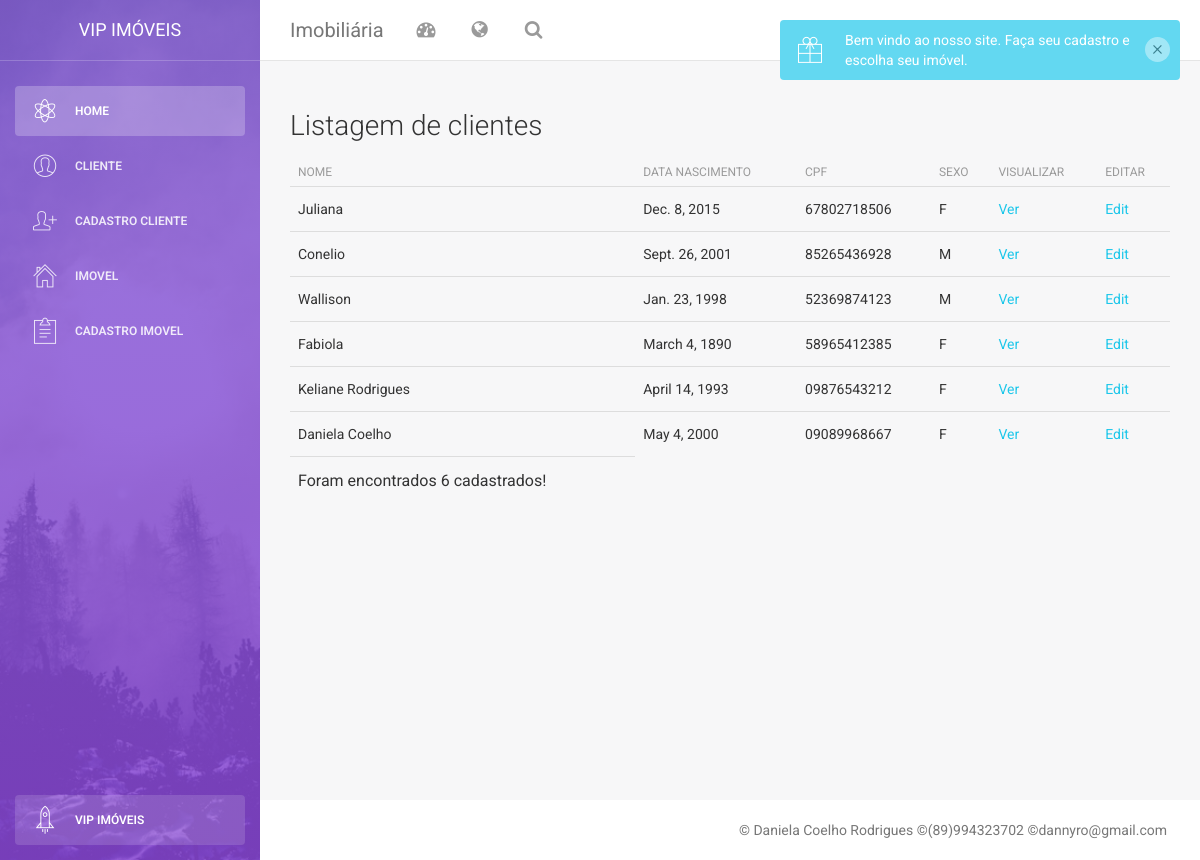
The app's page /imoveis/cliente/, older data.
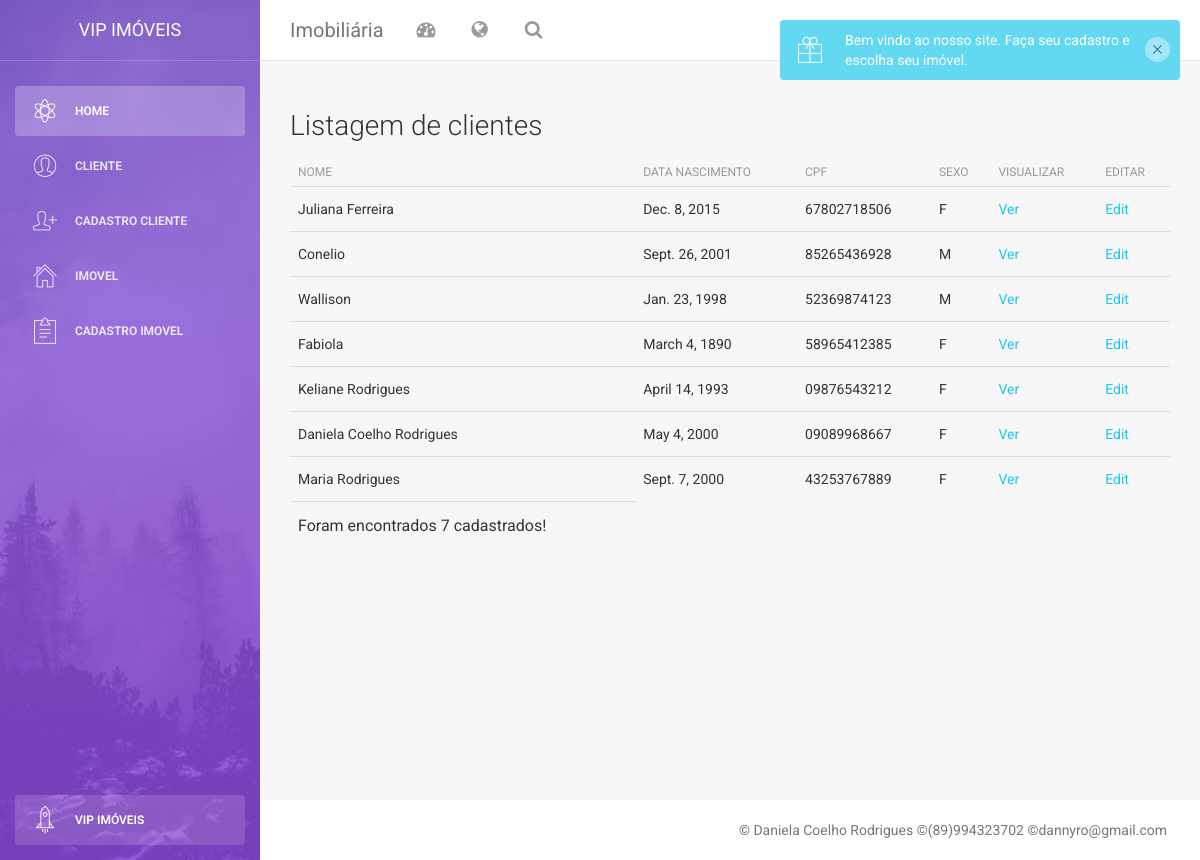
The same page, newer data.
### imoveis/models.py (models this page shows)
class Cliente(models.Model):
    cpf = models.CharField(max_length=11)
    nome = models.CharField(max_length=50)
    dt_nasc = models.DateField()
    sexo = models.CharField(max_length=1)

### imoveis/views.py (the view)
# urls.py: path('cliente/', views.cliente_list),
def cliente_list(request):
    clientes = Cliente.objects.all()
    return render(request, 'cliente/list.html', {'clientes':clientes})

### imoveis/templates/cliente/list.html
{% extends "base.html" %} {% block daniela %}
<div class="row">
    <div class="col-md-12">
        <h3>Listagem de clientes</h3>
        <table class="table">
            <thead>
                <tr>
                    <th>Nome</th>
                    <th>Data Nascimento</th>
                    <th>CPF</th>
                    <th>Sexo</th>
                    <th>Visualizar</th>
                    <th>Editar</th>
                </tr>
            </thead>
            <tbody>
                {% for cliente in clientes %}
                <tr>
                    <td>{{cliente.nome}}</td>
                    <td>{{cliente.dt_nasc}}</td>
                    <td>{{cliente.cpf}}</td>
                    <td>{{cliente.sexo}}</td>
                    <td>
                        <a href="/imoveis/cliente/{{cliente.id}}/">Ver</a>
                    </td>
                    <td>
                        <a href="/imoveis/cliente/{{cliente.id}}/edit/">Edit</a>
                    </td>
                </tr>
                {% endfor %}
            </tbody>
            <tfoot>
                <tr>
                    <td>
                        <p>Foram encontrados {{clientes | length}} cadastrados!</p>
                    </td>
                </tr>
            </tfoot>
        </table>
    </div>
</div>
{% endblock %}

### imoveis/templates/base.html (shortened to what this page needs)
{% load static %}
<!DOCTYPE html>
<html lang="en">
<head>
    <link href="{% static 'assets/css/bootstrap.min.css' %}" rel="stylesheet" />
    <link href="{% static 'assets/css/animate.min.css' %}" rel="stylesheet" />
    <link href="{% static 'assets/css/light-bootstrap-dashboard.css' %}" rel="stylesheet" />
    <link href="{% static 'assets/css/demo.css' %}" rel="stylesheet" />
    <link href="http://maxcdn.bootstrapcdn.com/font-awesome/4.2.0/css/font-awesome.min.css" rel="stylesheet">
    <link href="{% static 'assets/css/pe-icon-7-stroke.css' %}" rel="stylesheet" />
</head>
<body>
    <div class="wrapper">
        <div class="sidebar" data-color="purple" data-image="{% static 'assets/img/sidebar-5.jpg' %}">
            <div class="sidebar-wrapper">
                <div class="logo">
                    <a href="/imoveis/" class="simple-text">
                        VIP Imóveis
                    </a>
                </div>
                <ul class="nav">
                    <li class="active">
                        <a href="/imoveis/">
                            <i class="pe-7s-science"></i>
                            <p>Home</p>
                        </a>
                    </li>
                    <li class="">
                        <a href="/imoveis/cliente/">
                            <i class="pe-7s-user"></i>
                            <p>Cliente</p>
                        </a>
                    </li>
                    <li class="">
                        <a href="/imoveis/cliente/form/">
                            <i class="pe-7s-add-user"></i>
                            <p>Cadastro Cliente</p>
                        </a>
                    </li>
                    <li class="">
                        <a href="/imoveis/imovel/">
                            <i class="pe-7s-home"></i>
                            <p>Imovel</p>
                        </a>
                    </li>
                    <li class="">
                        <a href="/imoveis/imovel/form/">
                            <i class="pe-7s-note2"></i>
                            <p>Cadastro Imovel</p>
                        </a>
                    </li>
                    <li class="active-pro">
                        <a href="upgrade.html">
                            <i class="pe-7s-rocket"></i>
                            <p>VIP Imóveis</p>
                        </a>
                    </li>
                </ul>
            </div>
        </div>
        <div class="main-panel">
            <nav class="navbar navbar-default navbar-fixed">
                <div class="container-fluid">
                    <div class="navbar-header">
                        <a class="navbar-brand" href="/imoveis/">Imobiliária</a>
                    </div>
                    <div class="collapse navbar-collapse">
                        <ul class="nav navbar-nav navbar-left">
                            <li>
                                <a href="/imoveis/" class="dropdown-toggle" data-toggle="dropdown">
                                    <i class="fa fa-dashboard"></i>
                                </a>
                            </li>
                            <li>
                                <a href="/imoveis/" class="dropdown-toggle" data-toggle="dropdown">
                                    <i class="fa fa-globe"></i>
                                </a>
                            </li>
                            <li>
                                <a href="/imoveis/">
                                    <i class="fa fa-search"></i>
                                </a>
                            </li>
                        </ul>
                    </div>
                </div>
            </nav>
            <div class="content">
                <div class="container-fluid">
                    {% block daniela %}{% endblock %}
                </div>
            </div>
        </div>
    </div>
    <footer class="footer">
        <div class="container-fluid">
            <p class="copyright pull-right">
                &copy; Daniela Coelho Rodrigues &copy;(89)994323702 &copy;dannyro@gmail.com
            </p>
        </div>
    </footer>
</body>
</html>

### imoveis/static/assets/css/demo.css (style rules this page uses)
.sidebar .nav > li.active-pro { position: absolute; width: 100%; bottom: 10px; }
.sidebar .nav > li.active-pro a { background: rgba(255, 255, 255, 0.14); opacity: 1; color: #FFFFFF; }

Row changes from the older to the newer data that the page shows:
changed Cliente: nome "Juliana" → "Juliana Ferreira"
changed Cliente: nome "Daniela Coelho" → "Daniela Coelho Rodrigues"
added Cliente: nome "Maria Rodrigues", dt_nasc "Sept. 7, 2000", cpf "43253767889", sexo "F"
Text that changed along with them:
{{ clientes | length }}: "6" → "7"
